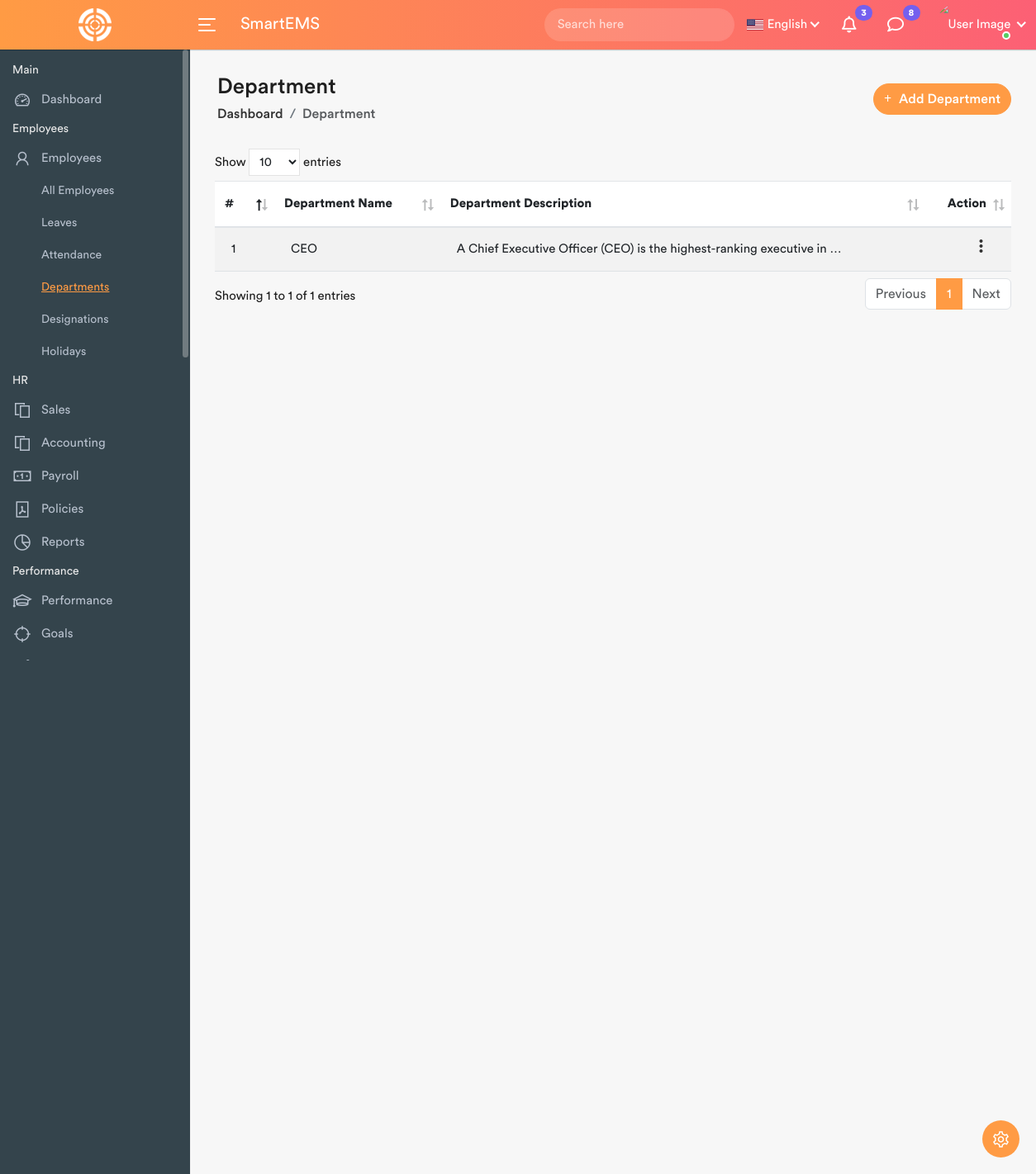
The app's page /departments/, older data.
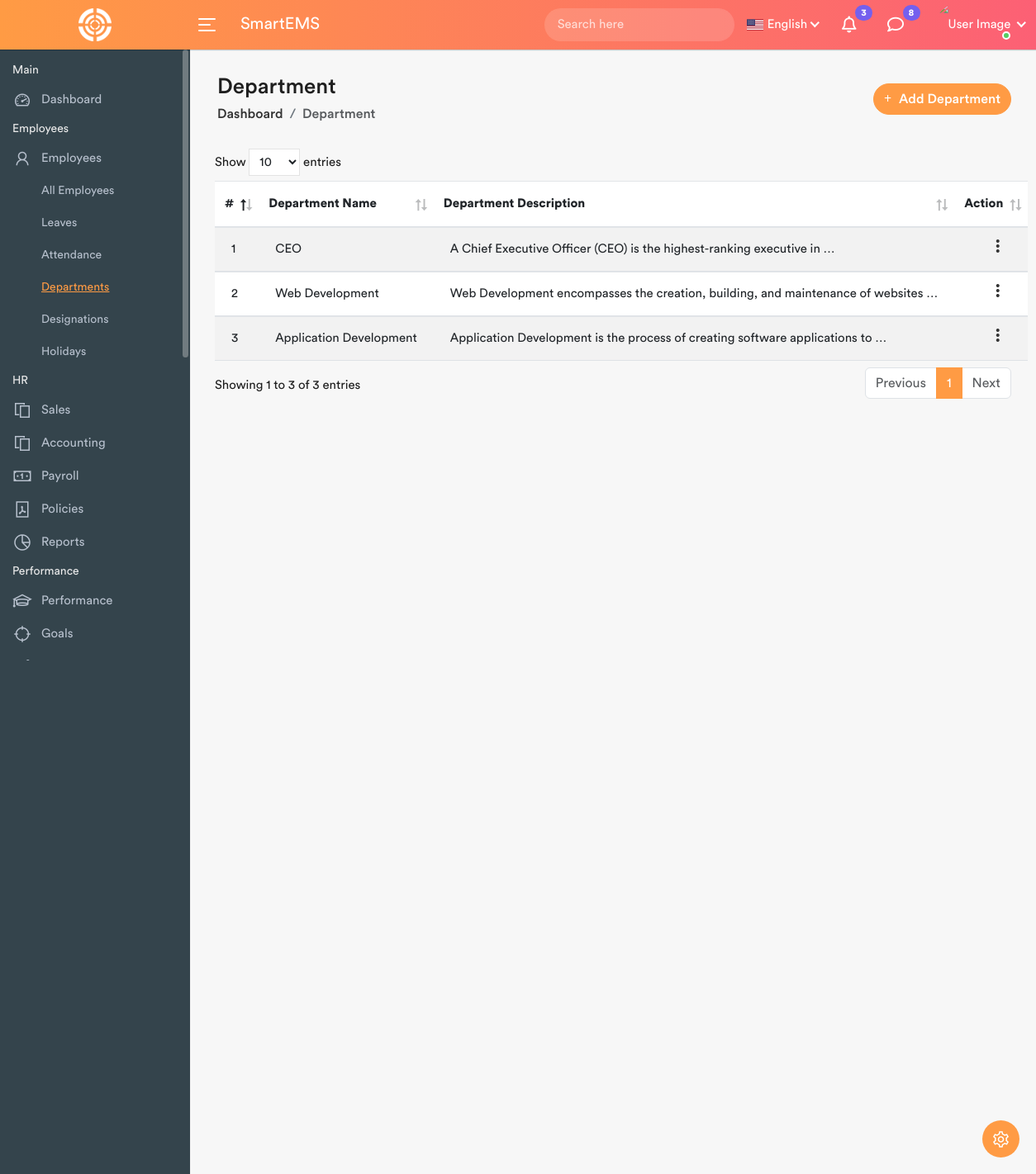
The same page, newer data.
### adminApp/models.py (models this page shows, shortened)
class DepartmentModel(models.Model):
    name = models.CharField(max_length=100)
    description = models.TextField(blank=True)

### adminApp/views.py (the view)
# urls.py: path('departments/', departments, name='departments'),
def departments(request):
    departments = DepartmentModel.objects.all().order_by('id')
    return render(request, 'departments/departments.html',{'departments':departments})

### adminApp/templates/departments/departments.html (shortened to what this page needs)
{% extends "master/base.html" %}
{% load static %}
{% block content %}
<div class="page-wrapper">
  <div class="content container-fluid">
    <div class="page-header">
      <div class="row align-items-center">
        <div class="col">
          <h3 class="page-title">Department</h3>
          <ul class="breadcrumb">
            <li class="breadcrumb-item">
              <a href="{% url 'dashboard' %}">Dashboard</a>
            </li>
            <li class="breadcrumb-item active">Department</li>
          </ul>
        </div>
        <div class="col-auto float-end ms-auto">
          <a
            href="{% url 'addDepartment' %}"
            class="btn add-btn"
            data-bs-toggle="modal"
            data-bs-target="#add_department"
            ><i class="fa-solid fa-plus"></i> Add Department</a
          >
        </div>
      </div>
    </div>
    <div class="row">
      <div class="col-md-12">
        <div>
          <table class="table table-striped custom-table mb-0 datatable">
            <thead>
              <tr>
                <th class="width-thirty">#</th>
                <th>Department Name</th>
                <th>Department Description</th>
                <th class="text-end">Action</th>
              </tr>
            </thead>
            <tbody>
              {% for dept in departments %}
              <tr>
                <td>{{ forloop.counter }}</td>
                <td>{{ dept.name }}</td>
                <td>{{ dept.description|truncatewords:10 }}</td>
                <td class="text-end">
                  <div class="dropdown dropdown-action">
                    <a
                      href="#"
                      class="action-icon dropdown-toggle"
                      data-bs-toggle="dropdown"
                      aria-expanded="false"
                      ><i class="material-icons">more_vert</i></a
                    >
                  </div>
                </td>
              </tr>
              {% empty %}
              <tr>
                <td colspan="3" class="text-center">No departments found</td>
              </tr>
              {% endfor %}
            </tbody>
          </table>
        </div>
      </div>
    </div>
  </div>
</div>
{% endblock content %}

Row changes from the older to the newer data that the page shows:
added DepartmentModel: name "Web Development", description "Web Development encompasses the creation, building, and maintenance of websites …"
added DepartmentModel: name "Application Development", description "Application Development is the process of creating software applications to …"
Text that changed along with them:
text written by a page script: "Show entries Showing 1 to 1 of 1 entries Previous 1 Next" → "Show entries Showing 1 to 3 of 3 entries Previous 1 Next"
